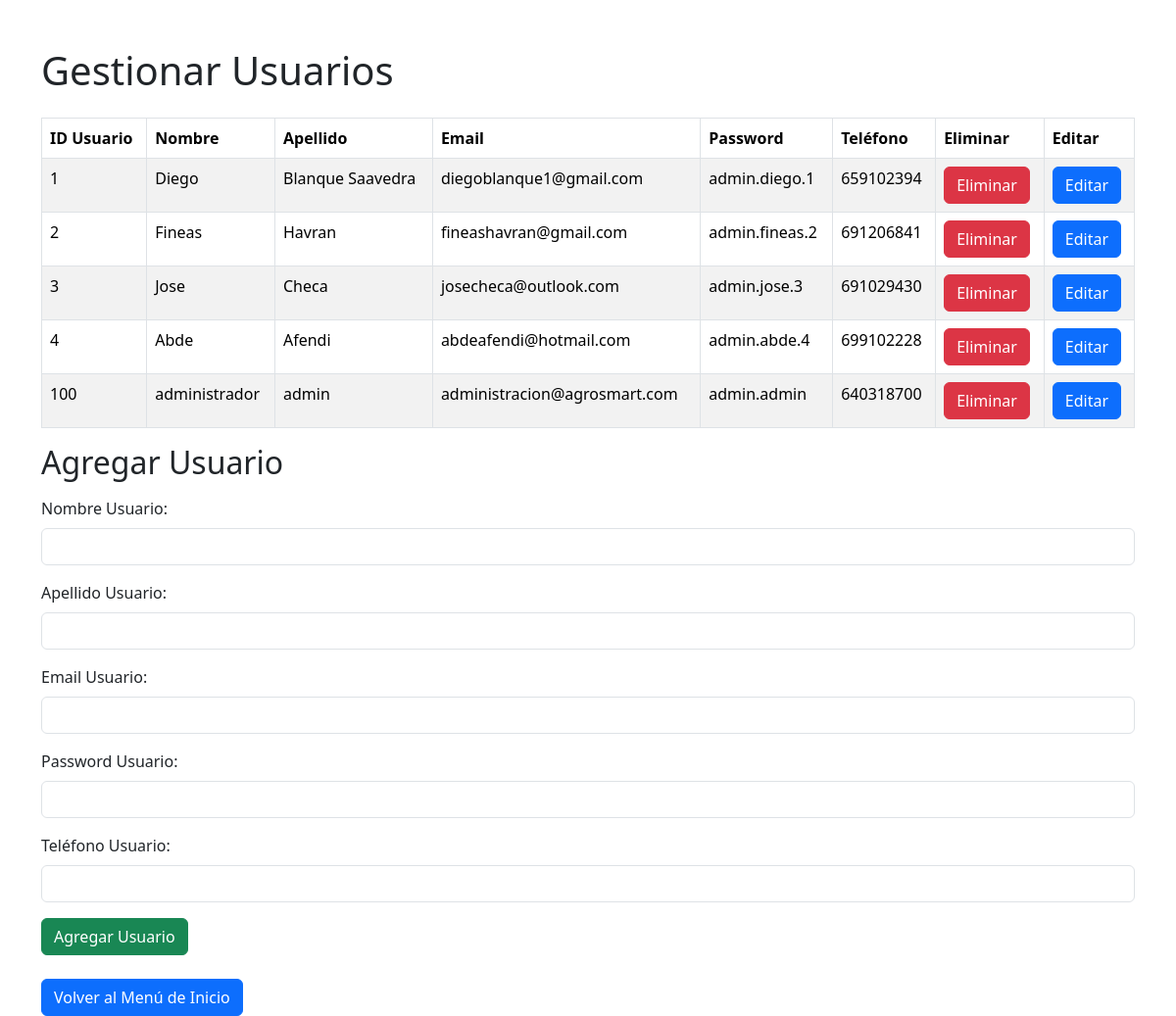
The page /secadmin/gestionUsuario.php on the database its author committed.
### tables this page shows
CREATE TABLE `usuarios` (
  `idUsuario` int(11) NOT NULL,
  `nombreUsuario` varchar(30) NOT NULL,
  `apellidoUsuario` varchar(50) NOT NULL,
  `emailUsuario` varchar(50) NOT NULL,
  `passwordUsuario` varchar(50) NOT NULL,
  `telefonoUsuario` int(11) NOT NULL,
  `rolUsuario` varchar(15) NOT NULL
);

### secadmin/gestionUsuario.php (the view, shortened to what this page needs)
<?php
$server = "localhost:3306";
$user = "root";
$pass = "";
$base = "gestioninvernaderos";
$dwes = mysqli_connect($server, $user, $pass, $base);
$query = "SELECT * FROM usuarios";
$result = mysqli_query($dwes, $query);
?>
<!DOCTYPE html>
<html lang="es">
<head>
    <link href="https://cdn.jsdelivr.net/npm/bootstrap@5.3.3/dist/css/bootstrap.min.css" rel="stylesheet">
</head>
<body>
    <div class="container mt-5">
        <h1 class="mb-4">Gestionar Usuarios</h1>
        <table class="table table-striped table-bordered">
            <thead>
                <tr>
                    <th>ID Usuario</th>
                    <th>Nombre</th>
                    <th>Apellido</th>
                    <th>Email</th>
                    <th>Password</th>
                    <th>Teléfono</th>
                    <th>Eliminar</th>
                    <th>Editar</th>
                </tr>
            </thead>
            <tbody>
                <?php
                if ($result && mysqli_num_rows($result) > 0) {
                    while ($row = mysqli_fetch_assoc($result)) {
                        echo "<tr>
                                <td>{$row['idUsuario']}</td>
                                <td>{$row['nombreUsuario']}</td>
                                <td>{$row['apellidoUsuario']}</td>
                                <td>{$row['emailUsuario']}</td>
                                <td>{$row['passwordUsuario']}</td>
                                <td>{$row['telefonoUsuario']}</td>
                                <td>
                                    <form method='POST' style='display:inline-block;'>
                                        <input type='hidden' name='idUsuario' value='{$row['idUsuario']}'>
                                        <input type='submit' name='delete' value='Eliminar' class='btn btn-danger'>
                                    </form>
                                </td>
                                <td>
                                    <form method='get' action='../secadmin/editarUsuario.php' style='display:inline-block;'>
                                        <input type='hidden' name='idUsuario' value='{$row['idUsuario']}'>
                                        <input type='submit' value='Editar' class='btn btn-primary'>
                                    </form>
                                </td>
                              </tr>";
                    }
                } else {
                    echo "<tr><td colspan='8'>No se han encontrado usuarios</td></tr>";
                }
                ?>
            </tbody>
        </table>
        <h2 class="mb-3">Agregar Usuario</h2>
        <form method="POST">
            <div class="mb-3">
                <label for="nombreUsuario" class="form-label">Nombre Usuario:</label>
                <input type="text" name="nombreUsuario" class="form-control" required>
            </div>
            <div class="mb-3">
                <label for="apellidoUsuario" class="form-label">Apellido Usuario:</label>
                <input type="text" name="apellidoUsuario" class="form-control" required>
            </div>
            <div class="mb-3">
                <label for="emailUsuario" class="form-label">Email Usuario:</label>
                <input type="email" name="emailUsuario" class="form-control" required>
            </div>
            <div class="mb-3">
                <label for="passwordUsuario" class="form-label">Password Usuario:</label>
                <input type="password" name="passwordUsuario" class="form-control" required>
            </div>
            <div class="mb-3">
                <label for="telefonoUsuario" class="form-label">Teléfono Usuario:</label>
                <input type="text" name="telefonoUsuario" class="form-control" required>
            </div>
            <button type="submit" name="add" class="btn btn-success">Agregar Usuario</button>
        </form>
        <a href="../agrosmart.php" class="btn btn-primary mt-4">Volver al Menú de Inicio</a> </div>
</body>
</html>

### rows shown on the page
usuarios: idUsuario "1", nombreUsuario "Diego", apellidoUsuario "Blanque Saavedra", emailUsuario "diegoblanque1@gmail.com", passwordUsuario "admin.diego.1", telefonoUsuario "659102394"
usuarios: idUsuario "2", nombreUsuario "Fineas", apellidoUsuario "Havran", emailUsuario "fineashavran@gmail.com", passwordUsuario "admin.fineas.2", telefonoUsuario "691206841"
usuarios: idUsuario "3", nombreUsuario "Jose", apellidoUsuario "Checa", emailUsuario "josecheca@outlook.com", passwordUsuario "admin.jose.3", telefonoUsuario "691029430"
usuarios: idUsuario "4", nombreUsuario "Abde", apellidoUsuario "Afendi", emailUsuario "abdeafendi@hotmail.com", passwordUsuario "admin.abde.4", telefonoUsuario "699102228"
usuarios: idUsuario "100", nombreUsuario "administrador", apellidoUsuario "admin", emailUsuario "administracion@agrosmart.com", passwordUsuario "admin.admin", telefonoUsuario "640318700"
